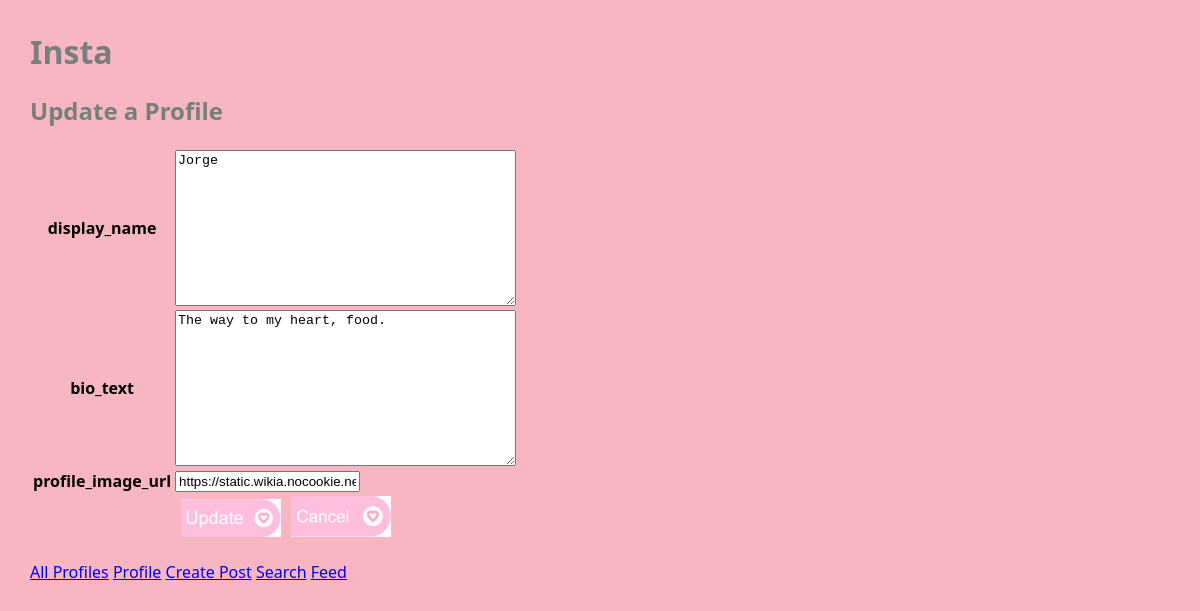
The page /mini_insta/profile/4/update on the database as committed earlier.
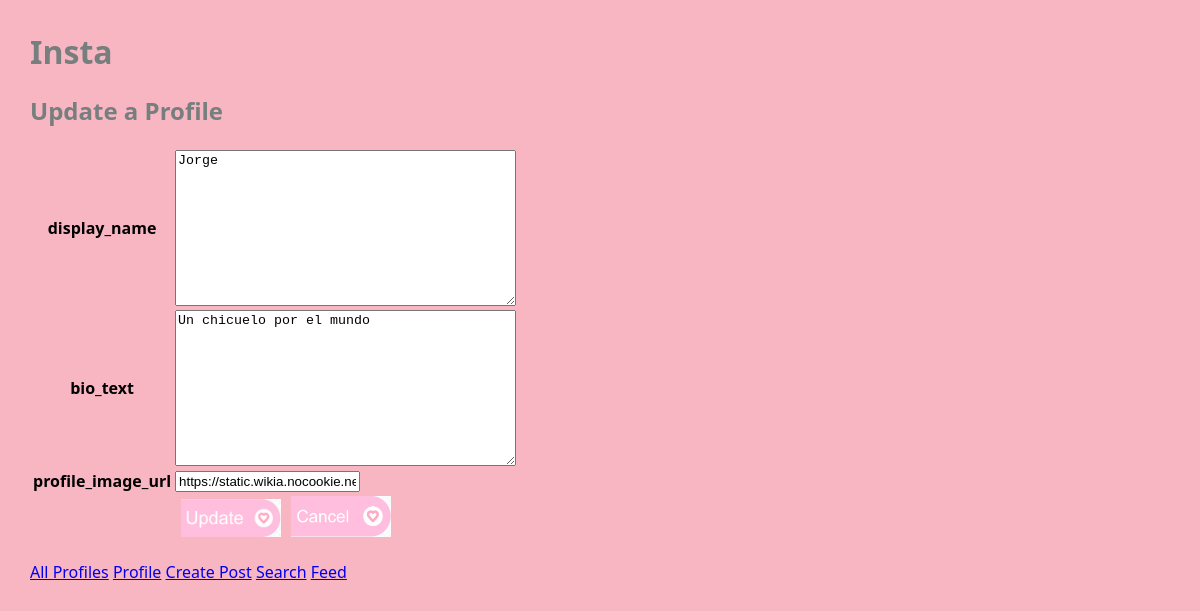
The same page on the database as committed later.
### mini_insta/models.py (models this page shows, shortened)
class Profile(models.Model):
    username = models.TextField(blank = True)
    display_name = models.TextField(blank = True)
    bio_text = models.TextField(blank = True)
    join_date = models.DateTimeField(auto_now = True)
    profile_image_url = models.URLField(blank = True) #url as a string
    def get_absolute_url(self):
        return reverse('profile', kwargs={'pk': self.pk})

### mini_insta/views.py (the view)
# urls.py: path('profile/<int:pk>/update', UpdateProfileView.as_view(), name='update_profile'),
class UpdateProfileView (UpdateView):
    model = Profile
    form_class = UpdateProfileForm
    template_name = "mini_insta/update_profile_form.html"

### mini_insta/forms.py
class UpdateProfileForm(forms.ModelForm):
        class Meta:
                model = Profile
                fields = ['display_name', 'bio_text', 'profile_image_url']  # which fields from model should we use

### mini_insta/templates/mini_insta/update_profile_form.html (shortened to what this page needs)
    {% extends 'mini_insta/base.html' %}
    {% load static %}
    {% block content %}
    <h2>Update a Profile</h2>
    <form method = 'POST' enctype="multipart/form-data">
        <table>
        {% for field in form %}
        <tr>
            <th>{{field.name}}</th>
            <td>{{field}}</td>
        </tr>
        {% endfor %}
        <tr>
            <td></td>
            <td>
                <button type="submit" name="update_profile" class="update-btn"
                style="border:none; background:none; cursor:pointer;">
                <img src="{% static 'images/update_icon.png' %}"
                    alt="Update"
                    class="icon"
                    style="width:100px; height:auto; display:inline-block; object-fit:contain;">
                </button>
                <a href="{{ form.instance.get_absolute_url }}" class="cancel-btn">
                    <img src="{% static 'images/cancel_icon.png' %}" alt="Cancel" class="icon" style="width:100px; height:auto; display:inline-block; object-fit:contain;">
                </a>
            </td>
        </tr>
        </table>
    </form>
    {% endblock %}

Rows that differ between the two databases and show on the page:
changed Profile "Jorge": bio_text "The way to my heart, food." → "Un chicuelo por el mundo"
